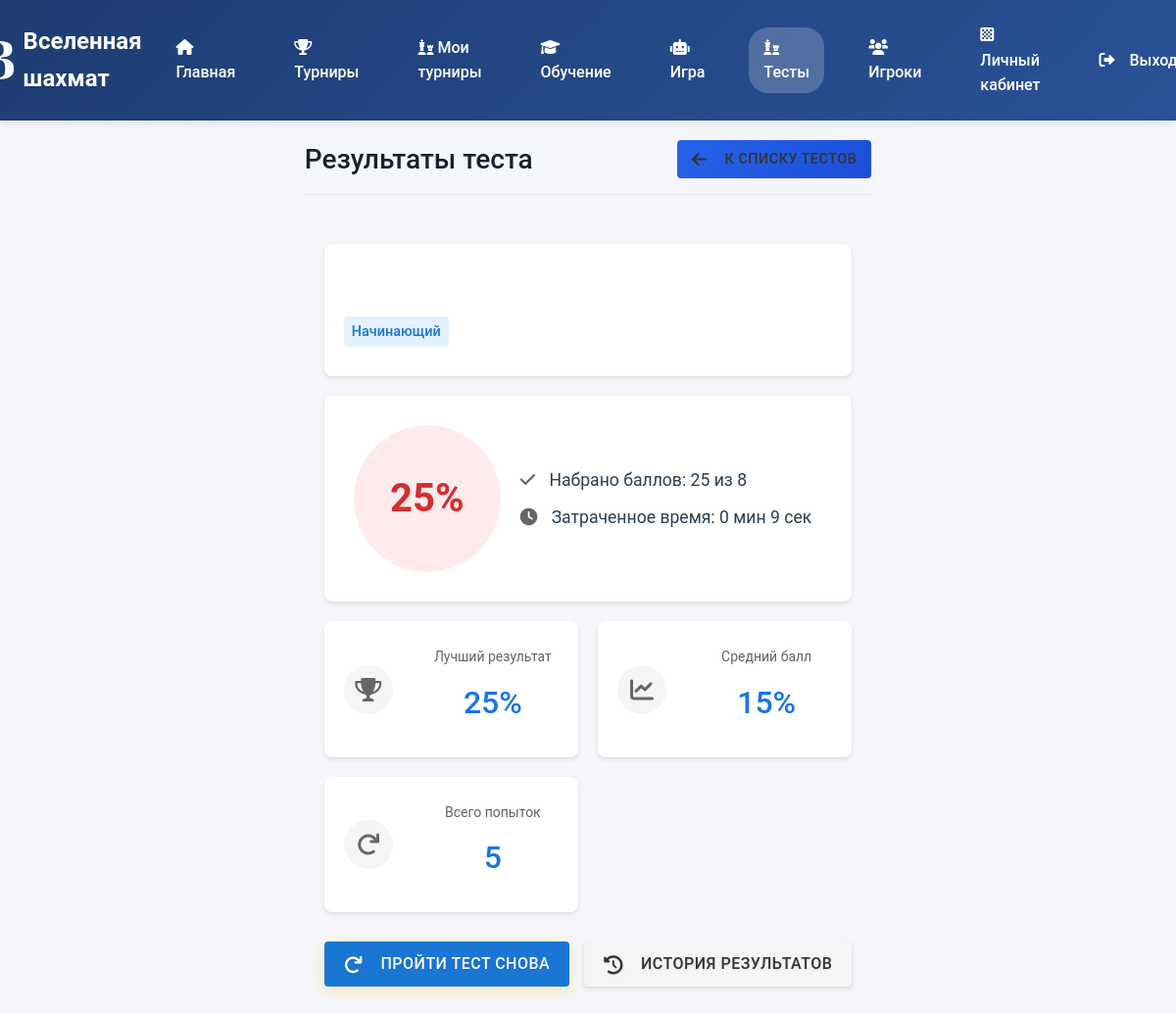
/test-result.php?id=3 (signed in), run on the app's committed database.
### tables this page shows
CREATE TABLE `test_results` (
  `id` int NOT NULL,
  `user_id` int NOT NULL,
  `test_id` int NOT NULL,
  `score` int NOT NULL,
  `max_score` int NOT NULL,
  `time_spent` int NOT NULL COMMENT 'Время в секундах',
  `completed_at` timestamp NULL DEFAULT CURRENT_TIMESTAMP
);

CREATE TABLE `chess_tests` (
  `id` int NOT NULL,
  `title` varchar(255) NOT NULL,
  `description` text,
  `difficulty_level` enum('beginner','intermediate','advanced') NOT NULL,
  `time_limit` int NOT NULL COMMENT 'Время на тест в минутах',
  `created_at` timestamp NULL DEFAULT CURRENT_TIMESTAMP
);

### test-result.php (the view, shortened to what this page needs)
<?php
require_once 'config/database.php';
$result_id = $_GET['id'];
try {
    $stmt = $pdo->prepare("
        SELECT r.*, t.title, t.difficulty_level
        FROM test_results r
        JOIN chess_tests t ON r.test_id = t.id
        WHERE r.id = ? AND r.user_id = ?
    ");
    $stmt->execute([$result_id, $_SESSION['user_id']]);
    $result = $stmt->fetch(PDO::FETCH_ASSOC);
    $stmt = $pdo->prepare("
        SELECT
            COUNT(*) as total_attempts,
            MAX(score) as best_score,
            AVG(score) as avg_score
        FROM test_results
        WHERE test_id = ? AND user_id = ?
    ");
    $stmt->execute([$result['test_id'], $_SESSION['user_id']]);
    $stats = $stmt->fetch(PDO::FETCH_ASSOC);
} catch (PDOException $e) {
    die("Ошибка при получении результатов теста: " . $e->getMessage());
}
?>
<!DOCTYPE html>
<html lang="ru">
<head>
    <link rel="stylesheet" href="css/style.css">
    <link rel="stylesheet" href="css/tests.css">
    <link rel="stylesheet" href="https://cdnjs.cloudflare.com/ajax/libs/font-awesome/6.0.0/css/all.min.css">
</head>
<body>
    <?php include 'includes/header.php'; ?>
    <main class="container">
        <div class="page-header">
            <h1>Результаты теста</h1>
            <a href="tests.php" class="btn btn-back">
                <i class="fas fa-arrow-left"></i> К списку тестов
            </a>
        </div>
        <div class="test-result-container">
            <div class="test-info-card">
                <h2><?php echo htmlspecialchars($result['title']); ?></h2>
                <span class="difficulty-badge <?php echo htmlspecialchars($result['difficulty_level']); ?>">
                    <?php
                    $difficulty_names = [
                        'beginner' => 'Начинающий',
                        'intermediate' => 'Средний',
                        'advanced' => 'Продвинутый'
                    ];
                    echo $difficulty_names[$result['difficulty_level']];
                    ?>
                </span>
            </div>
            <div class="result-score-card">
                <div class="score-circle <?php echo getScoreClass($result['score']); ?>">
                    <div class="score-number"><?php echo $result['score']; ?>%</div>
                </div>
                <div class="score-details">
                    <div class="detail-item">
                        <i class="fas fa-check"></i>
                        <span>Набрано баллов: <?php echo $result['score']; ?> из <?php echo $result['max_score']; ?></span>
                    </div>
                    <div class="detail-item">
                        <i class="fas fa-clock"></i>
                        <span>Затраченное время: <?php echo formatTime($result['time_spent']); ?></span>
                    </div>
                </div>
            </div>
            <div class="statistics-cards">
                <div class="stat-card">
                    <div class="stat-icon">
                        <i class="fas fa-trophy"></i>
                    </div>
                    <div class="stat-info">
                        <div class="stat-label">Лучший результат</div>
                        <div class="stat-value"><?php echo round($stats['best_score']); ?>%</div>
                    </div>
                </div>
                <div class="stat-card">
                    <div class="stat-icon">
                        <i class="fas fa-chart-line"></i>
                    </div>
                    <div class="stat-info">
                        <div class="stat-label">Средний балл</div>
                        <div class="stat-value"><?php echo round($stats['avg_score']); ?>%</div>
                    </div>
                </div>
                <div class="stat-card">
                    <div class="stat-icon">
                        <i class="fas fa-redo"></i>
                    </div>
                    <div class="stat-info">
                        <div class="stat-label">Всего попыток</div>
                        <div class="stat-value"><?php echo $stats['total_attempts']; ?></div>
                    </div>
                </div>
            </div>
            <div class="result-actions">
                <a href="take-test.php?id=<?php echo $result['test_id']; ?>" class="btn btn-primary">
                    <i class="fas fa-redo"></i> Пройти тест снова
                </a>
                <a href="test-results.php?id=<?php echo $result['test_id']; ?>" class="btn btn-secondary">
                    <i class="fas fa-history"></i> История результатов
                </a>
            </div>
        </div>
    </main>
</body>
</html>
<?php
function getScoreClass($score) {
    return 'poor';
}
function formatTime($seconds) {
    $minutes = floor($seconds / 60);
    $seconds = $seconds % 60;
    return sprintf("%d мин %d сек", $minutes, $seconds);
}
?>

### css/tests.css (style rules this page uses)
.difficulty-badge { display: inline-block; padding: 4px 8px; border-radius: 4px; font-size: 0.9em; font-weight: 500; margin-bottom: 10px; }
.difficulty-badge.beginner { background-color: #e3f2fd; color: #1976d2; }
.test-result-container { max-width: 800px; margin: 0 auto; padding: 20px; }
.test-info-card { background: #fff; border-radius: 8px; padding: 20px; margin-bottom: 20px; box-shadow: 0 2px 4px rgba(0, 0, 0, 0.1); }
.result-score-card { background: #fff; border-radius: 8px; padding: 30px; margin-bottom: 20px; box-shadow: 0 2px 4px rgba(0, 0, 0, 0.1); display: flex; align-items: center; justify-content: space-around; }
.score-circle { width: 150px; height: 150px; border-radius: 50%; display: flex; align-items: center; justify-content: center; font-size: 2.5em; font-weight: bold; margin-right: 20px; }
.score-circle.poor { background-color: #ffebee; color: #d32f2f; }
.score-details { flex-grow: 1; }
.detail-item { margin: 10px 0; font-size: 1.1em; }
.detail-item i { margin-right: 10px; color: #666; }
.statistics-cards { display: grid; grid-template-columns: repeat(auto-fit, minmax(200px, 1fr)); gap: 20px; margin-bottom: 30px; }
.stat-card { background: #fff; border-radius: 8px; padding: 20px; box-shadow: 0 2px 4px rgba(0, 0, 0, 0.1); display: flex; align-items: center; }
.stat-icon { width: 50px; height: 50px; border-radius: 50%; background: #f5f5f5; display: flex; align-items: center; justify-content: center; margin-right: 15px; }
.stat-icon i { font-size: 1.5em; color: #666; }
.stat-info { flex-grow: 1; }
.stat-label { font-size: 0.9em; color: #666; margin-bottom: 5px; }
.stat-value { font-size: 1.4em; font-weight: bold; color: #333; }
.result-actions { display: flex; gap: 15px; justify-content: center; }
.btn { padding: 10px 20px; border-radius: 4px; font-weight: 500; text-decoration: none; display: inline-flex; align-items: center; transition: background-color 0.2s; }
.btn i { margin-right: 8px; }
.btn-primary { background-color: #1976d2; color: white; }
.btn-secondary { background-color: #f5f5f5; color: #333; }
.btn-back { background-color: #f5f5f5; color: #333; padding: 8px 15px; font-size: 0.9em; }
.page-header { display: flex; justify-content: space-between; align-items: center; margin-bottom: 30px; }

### data on the page
test_results: test.difficulty_level "Начинающий", score "25", max_score "8", time_spent "0 мин 9 сек"

### other printed values
$stats['best_score'] "25"
$stats['avg_score'] "15"
$stats['total_attempts'] "5"
